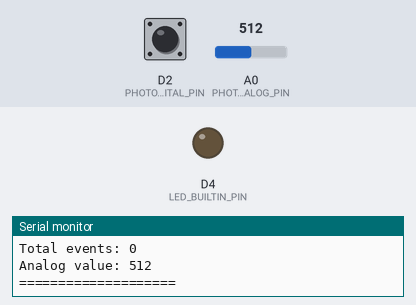
This sketch was run on a simulated ESP8266 (NodeMCU). On the bench: output pins drawn as LEDs (lit = HIGH), the last lines printed to the serial monitor. Inputs (shaded band) come from the test bench; at power-on: D2 (PHOTO_DIGITAL_PIN) HIGH, A0 (PHOTO_ANALOG_PIN) = 512.

Above: at 2.2 s.
2.3 s: D2 (PHOTO_DIGITAL_PIN) pulled LOW for 0.15 s
At 2.38 s:
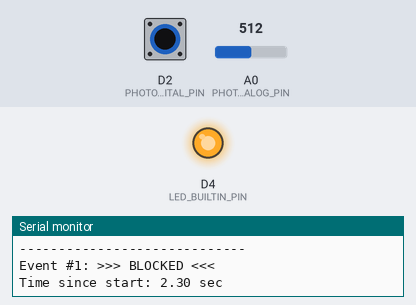
3.9 s: D2 (PHOTO_DIGITAL_PIN) pulled LOW for 1 s
At 6.1 s:
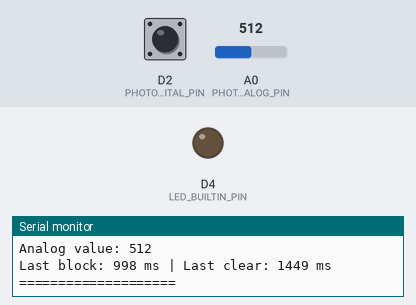
6.4 s: D2 (PHOTO_DIGITAL_PIN) pulled LOW for 3.2 s
At 7.2 s:
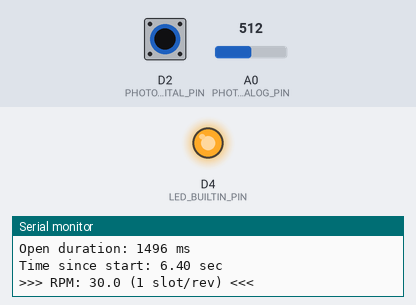
Timing chart, 0 to 11.1 s (numbered marks = the images above; inputs shaded):
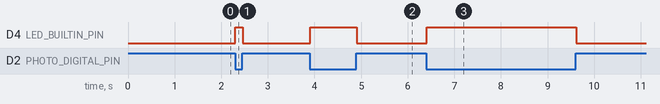

The sketch:

Photo_Interrupt_Module.ino
```cpp
/*
 * Photo Interrupt Module Test (Photo Interrupter / Optical Sensor)
 * Board: NUCLEO-F103RB (STM32F103RB)
 * Arduino IDE with STM32duino
 *
 * 연결:
 *   VCC -> 3.3V or 5V
 *   GND -> GND
 *   DO  -> D2 (PA10) - Digital Output (blocked/unblocked)
 *   AO  -> A0 (PA0) - Analog Output (optional, if available)
 */

// Pin Definitions
#define PHOTO_DIGITAL_PIN   D2      // Digital output pin
#define PHOTO_ANALOG_PIN    A0      // Analog output pin (if available)
#define LED_BUILTIN_PIN     LED_BUILTIN  // Onboard LED (PA5)

// Constants
#define ADC_RESOLUTION      4095    // 12-bit ADC
#define DEBOUNCE_TIME       10      // Debounce time in ms

// Variables for state tracking
volatile bool stateChanged = false;
volatile bool isBlocked = false;
volatile unsigned long lastInterruptTime = 0;

// RPM calculation variables
volatile unsigned long pulseCount = 0;
unsigned long lastRPMCalculation = 0;
float rpm = 0.0;
int slotsPerRevolution = 1;  // Number of slots in encoder wheel

// Timing measurement
unsigned long lastBlockTime = 0;
unsigned long lastUnblockTime = 0;
unsigned long blockDuration = 0;
unsigned long unblockDuration = 0;

// Event counter
unsigned long eventCount = 0;

void setup() {
    // Initialize Serial Communication
    Serial.begin(115200);
    while (!Serial) {
        ; // Wait for serial port to connect
    }

    // Pin Mode Configuration
    pinMode(PHOTO_DIGITAL_PIN, INPUT_PULLUP);
    pinMode(PHOTO_ANALOG_PIN, INPUT);
    pinMode(LED_BUILTIN_PIN, OUTPUT);

    // Read initial state
    isBlocked = (digitalRead(PHOTO_DIGITAL_PIN) == LOW);

    // Attach interrupt for edge detection
    attachInterrupt(digitalPinToInterrupt(PHOTO_DIGITAL_PIN), photoISR, CHANGE);

    Serial.println("================================");
    Serial.println("Photo Interrupt Module Test");
    Serial.println("Board: NUCLEO-F103RB");
    Serial.println("================================");
    Serial.println();
    Serial.println("Block/Unblock the sensor slot...");
    Serial.println();
    delay(1000);

    lastRPMCalculation = millis();
}

void loop() {
    unsigned long currentTime = millis();

    // Check for state change
    if (stateChanged) {
        processStateChange();
        stateChanged = false;
    }

    // Calculate RPM every second
    if (currentTime - lastRPMCalculation >= 1000) {
        calculateRPM();
        lastRPMCalculation = currentTime;
    }

    // Update LED based on blocked state
    digitalWrite(LED_BUILTIN_PIN, isBlocked ? HIGH : LOW);

    // Read and display analog value (if sensor has AO)
    int analogValue = analogRead(PHOTO_ANALOG_PIN);

    // Periodic status update (every 2 seconds)
    static unsigned long lastStatusUpdate = 0;
    if (currentTime - lastStatusUpdate >= 2000) {
        printStatus(analogValue);
        lastStatusUpdate = currentTime;
    }

    delay(10);
}

/*
 * Interrupt Service Routine for photo interrupter
 */
void photoISR() {
    unsigned long currentTime = millis();

    // Debounce
    if (currentTime - lastInterruptTime > DEBOUNCE_TIME) {
        // Read current state
        bool currentState = (digitalRead(PHOTO_DIGITAL_PIN) == LOW);

        // Check if state actually changed
        if (currentState != isBlocked) {
            isBlocked = currentState;
            stateChanged = true;
            pulseCount++;
        }

        lastInterruptTime = currentTime;
    }
}

/*
 * Process state change
 */
void processStateChange() {
    unsigned long currentTime = millis();
    eventCount++;

    Serial.println("-----------------------------");
    Serial.print("Event #");
    Serial.print(eventCount);
    Serial.print(": ");

    if (isBlocked) {
        // Object blocking the sensor
        Serial.println(">>> BLOCKED <<<");

        // Calculate unblock duration
        if (lastUnblockTime > 0) {
            unblockDuration = currentTime - lastUnblockTime;
            Serial.print("Open duration: ");
            Serial.print(unblockDuration);
            Serial.println(" ms");
        }
        lastBlockTime = currentTime;

    } else {
        // Sensor unblocked
        Serial.println(">>> CLEAR <<<");

        // Calculate block duration
        if (lastBlockTime > 0) {
            blockDuration = currentTime - lastBlockTime;
            Serial.print("Block duration: ");
            Serial.print(blockDuration);
            Serial.println(" ms");
        }
        lastUnblockTime = currentTime;
    }

    // Print timing info
    Serial.print("Time since start: ");
    Serial.print(currentTime / 1000.0, 2);
    Serial.println(" sec");
}

/*
 * Calculate RPM from pulse count
 */
void calculateRPM() {
    // RPM = (pulseCount / slotsPerRevolution) * 60
    rpm = ((float)pulseCount / slotsPerRevolution / 2.0) * 60.0;

    // Reset pulse count for next calculation
    pulseCount = 0;

    // Only print if there was rotation
    if (rpm > 0) {
        Serial.println();
        Serial.print(">>> RPM: ");
        Serial.print(rpm, 1);
        Serial.print(" (");
        Serial.print(slotsPerRevolution);
        Serial.println(" slot/rev) <<<");
        Serial.println();
    }
}

/*
 * Print current status
 */
void printStatus(int analogValue) {
    Serial.println();
    Serial.println("=== Status Update ===");
    Serial.print("State: ");
    Serial.println(isBlocked ? "BLOCKED" : "CLEAR");
    Serial.print("Total events: ");
    Serial.println(eventCount);
    Serial.print("Analog value: ");
    Serial.println(analogValue);

    if (blockDuration > 0 || unblockDuration > 0) {
        Serial.print("Last block: ");
        Serial.print(blockDuration);
        Serial.print(" ms | Last clear: ");
        Serial.print(unblockDuration);
        Serial.println(" ms");
    }

    Serial.println("====================");
    Serial.println();
}

/*
 * Set number of slots per revolution for RPM calculation
 */
void setSlotsPerRevolution(int slots) {
    slotsPerRevolution = slots;
}

/*
 * Get current RPM
 */
float getRPM() {
    return rpm;
}

/*
 * Check if sensor is blocked
 */
bool isSensorBlocked() {
    return isBlocked;
}

/*
 * Get total event count
 */
unsigned long getEventCount() {
    return eventCount;
}

/*
 * Reset counters
 */
void resetCounters() {
    eventCount = 0;
    pulseCount = 0;
    rpm = 0;
    blockDuration = 0;
    unblockDuration = 0;
}

/*
 * Get duty cycle (percentage of time blocked)
 */
float getDutyCycle() {
    if (blockDuration + unblockDuration == 0) return 0;
    return (float)blockDuration / (blockDuration + unblockDuration) * 100.0;
}

/*
 * Calculate frequency from timing
 */
float getFrequency() {
    unsigned long period = blockDuration + unblockDuration;
    if (period == 0) return 0;
    return 1000.0 / period; // Hz
}
```

Measured:
- after the input at 2.3 s, D4 (LED_BUILTIN_PIN): LOW → HIGH at once, → LOW 0.16 s later
- after the input at 3.9 s, D4 (LED_BUILTIN_PIN): LOW → HIGH at once, → LOW 1.0 s later
- after the input at 6.4 s, D4 (LED_BUILTIN_PIN): LOW → HIGH at once, → LOW 3.2 s later
